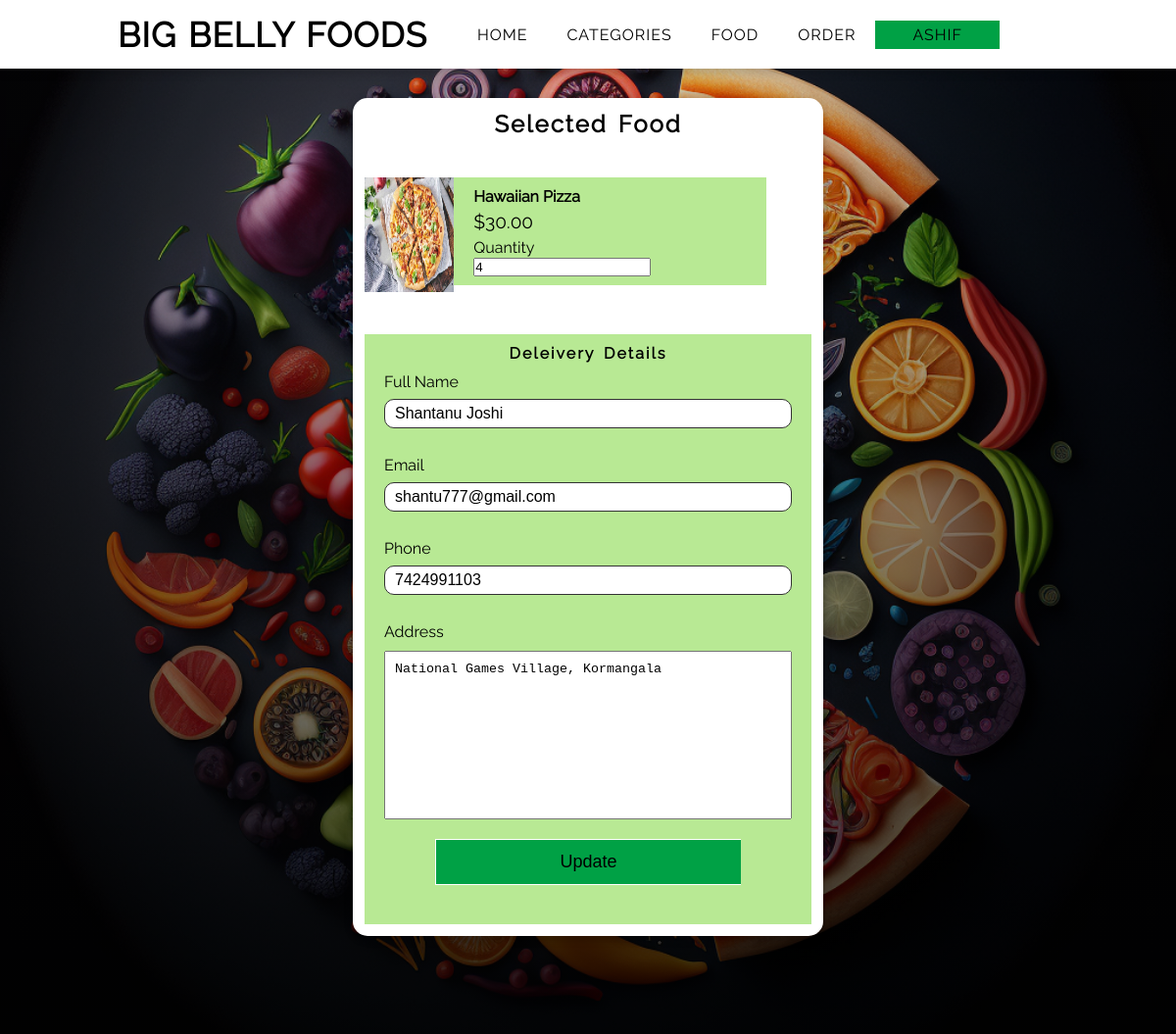
Page /update-order.php?id=2 (signed in) on the committed database.
### tables this page shows
CREATE TABLE `order` (
  id int NOT NULL PRIMARY KEY,
  food varchar(50) NOT NULL,
  price decimal(10,2) NOT NULL,
  qty int NOT NULL,
  total decimal(10,2) NOT NULL DEFAULT 0,
  order_time varchar(10) NOT NULL,
  status varchar(15) NOT NULL,
  customer_name varchar(50) NOT NULL,
  customer_contact varchar(10) NOT NULL,
  customer_email varchar(30) NOT NULL,
  customer_address varchar(55) NOT NULL,
  image_name varchar(30) NOT NULL,
  FOREIGN KEY(food) REFERENCES food(title));

### update-order.php (the view, shortened to what this page needs)
<?php
include "include/nav.php";
?>
<?php
if (isset($_GET['id'])) {
    $food_id = $_GET['id'];
    $sql = "select * from `order` where id=$food_id";
    $res = mysqli_query($conn, $sql);
    if($res){
        $count = mysqli_num_rows($res);
        if ($count == 1) {
            $row = mysqli_fetch_assoc($res);
            $title = $row['food'];
            $price = $row['price'];
            $name = $row['customer_name'];
            $image_name = $row['image_name'];
            $email = $row['customer_email'];
            $qty = $row['qty'];
            $phone = $row['customer_contact'];
            $address = $row['customer_address'];
        }
    } else {
        header('location:' . INDEXPAGE);
    }
} else {
    header('location:' . INDEXPAGE);
}
?>
<div class="details-container">
    <div class="item">
        <div class="info">
            <form action="" method="POST">
                <h2 class="title-letter-space text-center">Selected Food</h2>
                <div class="img">
                    <?php
                    if ($image_name == "") {
                        echo "<p>Image not Available.</p>";
                    } else {
                    ?>
                        <img src="<?php echo INDEXPAGE; ?>images/food/<?php echo $image_name; ?>" alt="" required>
                    <?php
                    }
                    ?>
                </div>
                <div class="food-menu-desc">
                    <h4><?php echo $title; ?></h4>
                    <p class="food-price">$<?php echo $price; ?></p>
                    <div class="order-label">Quantity</div>
                    <input type="number" name="qty" value ="<?php echo $qty; ?>"required>
                </div>
                <div class="deleivery-details">
                    <h4 class="title-letter-space text-center">Deleivery Details</h4>
                    <div class="data-input">
                        <label>Full Name</label>
                        <input type="text" name="full-name" placeholder="Enter the name"  value ="<?php echo $name; ?>" required>
                    </div>
                    <div class="data-input">
                        <label>Email</label>
                        <input type="email" name="email" placeholder="Enter the email" value ="<?php echo $email; ?>" required>
                    </div>
                    <div class="data-input">
                        <label>Phone</label>
                        <input type="tel" name="contact" placeholder="Enter the phone" value ="<?php echo $phone; ?>" required>
                    </div>
                    <div class="data-input">
                        <label>Address</label>
                        <textarea name="address" id="" cols="30" rows="10" placeholder="Message" required><?php echo $address; ?></textarea>
                    </div>
                    <div class="submit text-center ">
                        <button name="submit">Update</button>
                    </div>
                </div>
            </form>
        </div>
    </div>
</div>
</body>
</html>

### css/main.css (style rules this page uses)
* { margin: 0; padding: 0; box-sizing: border-box; scroll-behavior: smooth; user-select: none; }
:root { --primary-color: #00a145; --secondary-color: #dfe4ea; --btn-primary-color: #44bd32; --btn-danger-color: #eb2f06; --btn-add-color: #4a69bd; }
body { font-family: "raleway-regular"; background-color: #f7f7f7; font-size: 16px; }
.text-center { text-align: center; }
.title-letter-space { letter-spacing: 2px; word-spacing: 3px; }
.search input, button { width: 75%; border: 1px solid white; border-right: 0px; font-size: 18px; padding: 12px; background-color: #f7f7f7; color: black; outline: none; }
.food-menu-desc { width: 70%; float: left; padding-left: 50px; }
.food-price { font-size: 1.2rem; margin: 2% 0; }
.details-container { background-image: linear-gradient(rgba(0, 0, 0, 0.1), rgba(0, 0, 0, 0.8)), url(../images/bg3.jpg); height: 100%; display: flex; justify-content: center; align-items: center; padding: 100px 0; background-position: center; background-size: cover; background-attachment: fixed; }
.details-container h2 { margin-bottom: 40px; }
.details-container .item { width: 40%; padding: 1%; background-color: white; border-radius: 15px; box-shadow: 0 3px 10px rgb(0 0 0 / 0.2); }
.food-card img, .details-container .item img { width: 20%; float: left; }
.details-container .item img { width: 20%; height: 117px; }
.details-container .food-menu-desc { background-color: #b8e994; padding: 9.5px 20px; margin-bottom: 10px; }
.deleivery-details h4 { margin-top: 200px; padding: 10px; }
.deleivery-details { background-color: #b8e994; padding: 0px 20px; padding-bottom: 40px; }
.data-input { display: flex; flex-direction: column; margin-bottom: 20px; }
.data-input input { margin: 8px 0; border: 1px solid #333; padding: 5px 10px; outline: none; font-size: 16px; border-radius: 10px; }
textarea { resize: none; margin-top: 10px; padding: 10px; outline: none; }
.submit button { background-color: var(--primary-color); cursor: pointer; }

### rows in the picture
order: image_name (picture), food "Hawaiian Pizza", price "30.00", qty "4", full-name "Shantanu Joshi", email "shantu777@gmail.com", contact "7424991103", address "National Games Village, Kormangala"

### other values in the picture
$_SESSION['user-access'] "ASHIF"
